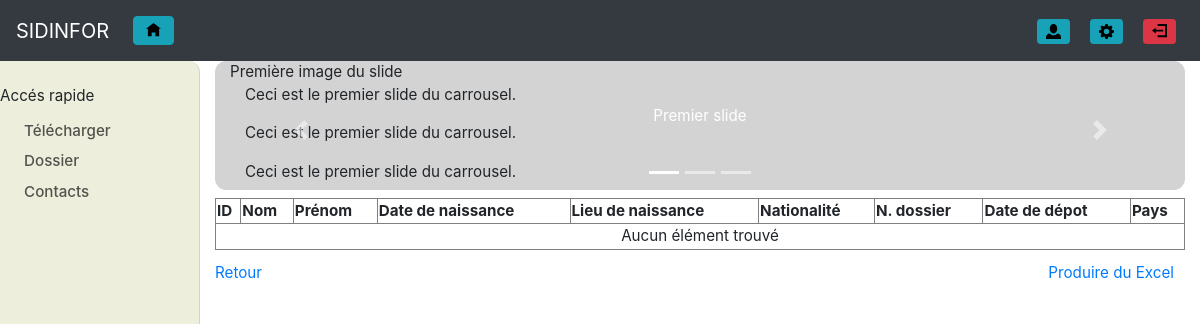
/depot_dossier/t_admin/master, run on an earlier commit of the app's database.
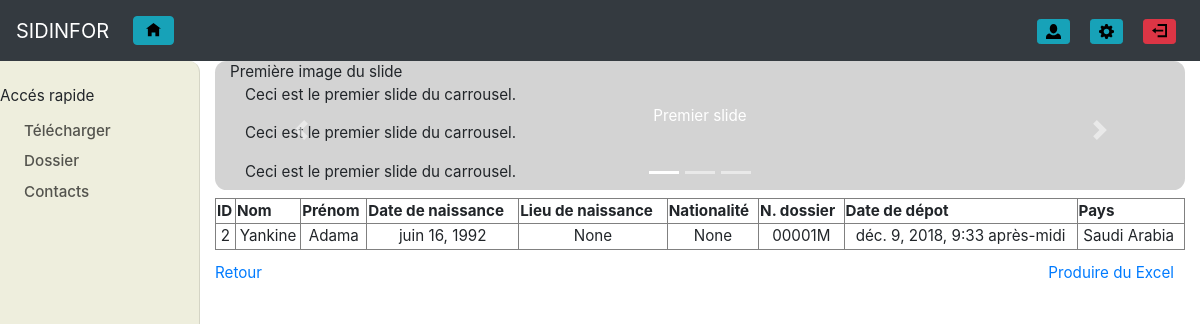
And on a later commit of the database.
### depot_dossier/models.py (models this page shows, shortened)
class Postulant (Personne):
    lieuNaissance = models.CharField('Lieu de naissance', max_length = 100, null=True, blank=True)
    nationalite = models.CharField("Nationalité", max_length = 100, null = True, blank=True)
    ville = models.CharField(max_length = 100, null = True, blank=True)
    region = models.CharField("Région / Etat", max_length = 100, null = True, blank=True)
    pays = CountryField(null=True, blank_label = 'Choisir votre pays')
    compte = models.OneToOneField(User, on_delete=models.SET_NULL, null = True, blank=True)
    formation = models.ForeignKey('Formation', on_delete=models.SET_NULL, null = True, blank=True)
    documentId = models.OneToOneField('DocumentId', on_delete=models.SET_NULL, null = True, blank=True)
    dossier = models.OneToOneField('Dossier', on_delete=models.SET_NULL, null = True, blank=True)
    type_personne = 'Postulant'

class Dossier(models.Model):
    numero_dossier = models.CharField(max_length = 20, primary_key = True)
    date_inscription = models.DateTimeField(auto_now_add=True, null=False, blank = False)
    date_modif = models.DateTimeField(auto_now=True, null=False, blank = False)
    etat_traitement = models.CharField(choices = (('attente', 'En attente du remplissage'), ('encours', 'Encours'),
                                        ('rejeté', 'Rejeté'), ('validé', 'Validé'), ('annulé', 'Annulé')), max_length = 20)

### common/models.py (models this page shows, shortened)
class Personne (models.Model):
    nom = models.CharField("Nom", max_length = 30)
    prenom = models.CharField("Prénom", max_length = 30)
    Homme,Femme = 'Homme', 'Femme'
    SEXE = ((Homme, 'Homme'), (Femme, 'Femme'))
    sexe = models.CharField(choices = SEXE, max_length = 5, default = Homme, null = False)
    dateNaissance = models.DateField("Date de Naissance", null = True, blank=True)
    numTel = models.CharField("Téléphone", max_length = 25, unique = True, null = True, blank=True)
    type_personne = ''

### depot_dossier/views.py (the view)
# urls.py: path('t_admin/', t_admin, name = 't_admin'),
def t_admin(request, niveau=''):
    if niveau:
        liste_postulant = Postulant.objects.filter(formation__niveau = niveau.title())
        return render(request, 't_admin.html', {'liste_postulant': liste_postulant, 'niveau': niveau})
    else:
        return render(request, 'l_admin.html')

### depot_dossier/templates/t_admin.html (shortened to what this page needs)
{% extends "base2test.html" %}
{% load staticfiles %}
{% block bodyId %}admin{% endblock %}
{% block info %}
<table border="1" width="100%">
	<caption> <div class="row"> <a href="{% url 'depot_dossier:t_admin' %}" class="col-1"> Retour </a> <div class="offset-9"></div> <a href="{% if niveau == 'master' %} {% url 'depot_dossier:fichier_excel' 'master' %} {% elif niveau == 'doctorat' %} {% url 'depot_dossier:fichier_excel' 'doctorat' %} {% endif %}" class="col-2"> Produire du Excel </a> </div> </caption>
	<tr>
		<th align="center">ID</th> <th align="center">Nom</th> <th align="center">Prénom</th> <th align="center">Date de naissance</th> <th align="center">Lieu de naissance</th> <th align="center">Nationalité</th> <th align="center">N. dossier</th> <th align="center">Date de dépot</th>
		<th>Pays</th>
	</tr>
	{% for postulant in liste_postulant %}
	<tr>
		<td align="center">{{postulant.id}}</td> <td align="center">{{postulant.nom}}</td> <td align="center">{{postulant.prenom}}</td> <td align="center">{{postulant.dateNaissance}}</td> <td align="center">{{postulant.lieuNaissance}}</td> <td align="center">{{postulant.nationalite}}</td > <td align="center">{{postulant.dossier.numero_dossier}}</td> <td align="center">{{postulant.dossier.date_inscription}}</td>
		<td align="center">{{postulant.pays.name}}  <img src="{{postulant.pays.flag}}"></td>
	</tr>
	{% empty %}
	<tr>
		<td colspan="9" align="center">Aucun élément trouvé</td>
	</tr>
	{% endfor %}
</table>
{% endblock %}

### common/templates/base2test.html (shortened to what this page needs)
{% extends "base1.html" %}
{% load staticfiles %}
{% block CSSBase %}
<link rel="stylesheet" type="text/css" href="{% static 'css/base2test.css' %}"/>
<link rel="stylesheet" type="text/css" href="{% static 'bootstrap/css/docs.min.css' %}"/>
{% endblock %}
{% block headerContenu %}
<header>
  <nav class="navbar navbar-expand-md navbar-dark fixed-top bg-dark">
    <div class="navbar-brand">SIDINFOR</div>
    <div class="collapse navbar-collapse" id="navbarCollapse">
        <ul class="navbar-nav mr-auto">
    	    <li class="nav-item" title="accueil"> <a class="nav-link " href="{% url 'accueil' %}"> <img class="btn bt-sm btn-info" src="{% static 'img/home.svg' %}">  </a> </li>
        </ul>
        <div class="mt-2 mt-md-0">
          <ul class="navbar-nav mr-auto">
            <li class="nav-item" title="{{user.prenom|capfirst}} {{user.nom|capfirst}}">
              <a class="nav-link mr-1" href="{% url 'profile' %}"> <img class="btn btn-sm btn-info" src="{% static 'img/profile.svg' %}"> </a>
             </li>
            <li class="nav-item" title="votre compte">
              <a class="nav-link mr-1" href="#"> <img class="btn btn-sm btn-info" src="{% static 'img/settings.svg' %}">   </a>
            </li>
            <li class="nav-item" title="se déconnecter">
              <a class="nav-link active" href="{% url 'deconnexion' %}"> <img class="btn btn-sm btn-danger" src="{% static 'img/exit.svg' %}">  </a>
            </li>
           </ul>
        </div>
    </div>
  </nav>
</header>
{% endblock %}
{% block contenu %}
<div class="container-fluid">
  <div class="row flex-xl-nowrap">
    <div class="col-12 col-md-3 col-xl-2 bd-sidebar" style="border-top-right-radius: 0.75em;">
      <nav class="collapse bd-links" id="bd-docs-nav">
        <div class="navbar-text">Accés rapide</div>
        <div class="bd-toc-item" id="telecharger">
          <a class="bd-toc-link" href="#" id="lienTelecharger">Télécharger</a>
        </div>
      <div class="bd-toc-item" id="dossier">
        <a class="bd-toc-link" href="#" id="lienDossier">Dossier</a>
      </div>
      <div class="bd-toc-item" id="contacts">
        <a class="bd-toc-link" href="#" id="lienContacts">Contacts</a>
      </div>
      </nav>
    </div>
    <main class="col-12 col-md-9 col-xl-10 bd-content" role="main">
      <div class="col-12" id="ban">
        {% block banniere %}
          {% include 'carousel.html' %}
        {% endblock %}
      </div>
      <div class="" id="centre">
        {% block centre %}
        {% block info %}{% endblock %}
        {% endblock %}
      </div>
    </main>
  </div>
</div>
{% endblock %}

### common/templates/base1.html (shortened to what this page needs)
{% load staticfiles %}
<!doctype html>
<html lang="fr">
    <head>
        <link rel="stylesheet" type="text/css" href="{% static 'bootstrap/css/bootstrap.min.css' %}"/>
        <link rel="stylesheet" type="text/css" href="{% static 'css/jquery-ui.min.css' %}"/>
    {% block CSSBase %}{% endblock %}
    </head>
	<body id="{% block bodyId %}{% endblock %}">
    {% block headerContenu %}{% endblock %}
    <div id="contenu">
        {% block contenu %}
        {% endblock %}
    </div>
 	</body>
</html>

### common/templates/carousel.html (shortened to what this page needs)
{% load staticfiles %}
<div id="carousel" class="carousel slide" data-ride="carousel">
	<ol class="carousel-indicators">
        <li data-target="#carousel" data-slide-to="0" class="active"></li>
        <li data-target="#carousel" data-slide-to="1"></li>
        <li data-target="#carousel" data-slide-to="2"></li>
    </ol>
	<div class="carousel-inner">
		<div class="carousel-item active">
			<div class="first-slide"> Première image du slide </div>
			<div class="container">
				<div class="carousel-caption"> <p> Premier slide </p> </div>
				<div class="text-left">
					<p>Ceci est le premier slide du carrousel.</p>
					<p>Ceci est le premier slide du carrousel.</p>
					<p>Ceci est le premier slide du carrousel.</p>
				</div>
			</div>
		</div>
	</div>
	<a class="carousel-control-prev" href="#carousel" role="button" data-slide="prev">
        <span class="carousel-control-prev-icon" aria-hidden="true"></span>
    </a>
    <a class="carousel-control-next" href="#carousel" role="button" data-slide="next">
        <span class="carousel-control-next-icon" aria-hidden="true"></span>
    </a>
</div>

### common/static/css/base2test.css (style rules this page uses)
body { font-family: Georgia, Arial, Tahoma, Verdana, , sans-serif; }
body div#contenu { position: relative; top: 4em; width: 100%; font-size: 0.95em; }
body div#contenu div#centre { position: relative; width: 100%; }
body div#contenu div#ban { margin-bottom: 0.50em; height: 8.5em; background-color: lightgrey; border-radius: 0.75em; }

What changed in the data, as far as the page shows it:
added Postulant: id "2", nom "Yankine", prenom "Adama", dateNaissance "juin 16, 1992", lieuNaissance "None", nationalite "None", dossier.numero_dossier "00001M", dossier.date_inscription "déc. 9, 2018, 9:33 après-midi", pays.name "Saudi Arabia"
Also different on the page:
text no longer shown: "Aucun élément trouvé"
